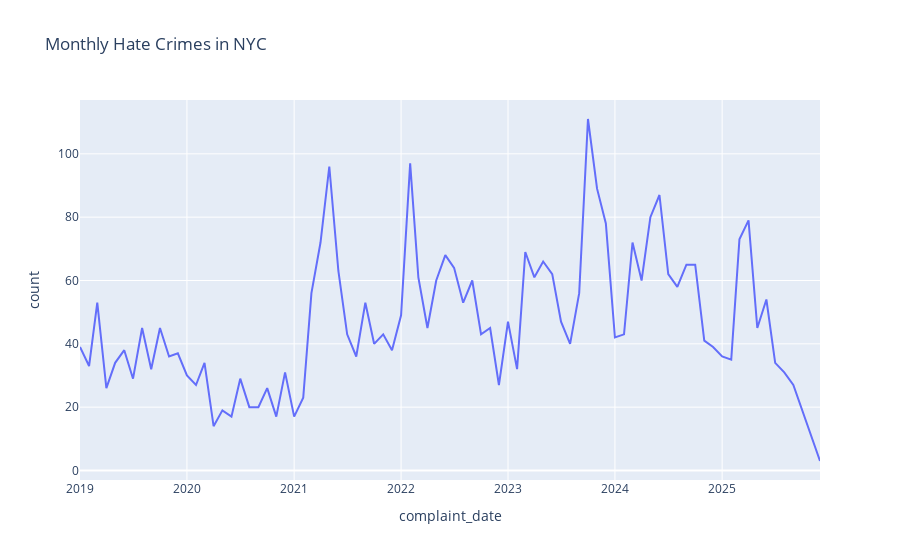
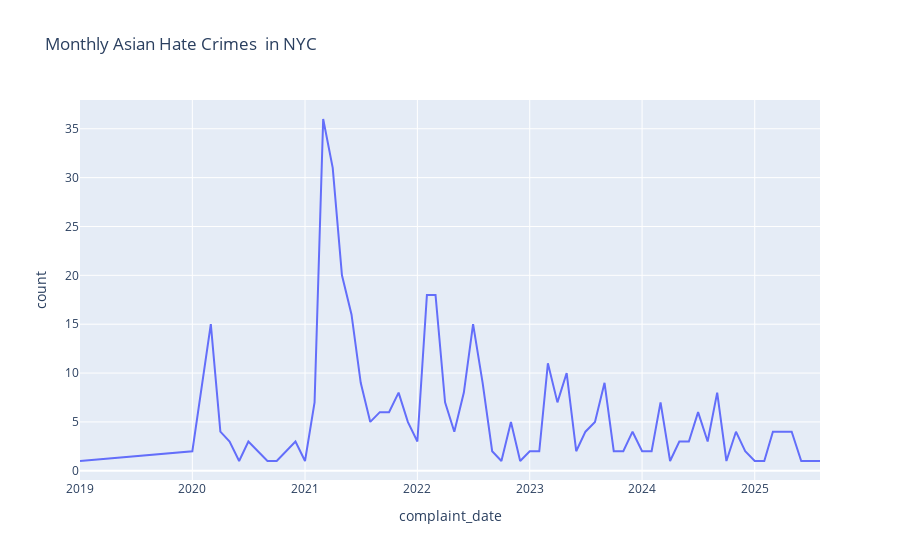

The cell these charts' notebook holds for them, in order:
### Markdown cell above
## Project 3
This project analyzes how hate crime incidents in New York City evolved during the COVID-19 pandemic and whether these trends correlate with COVID-19 case numbers.

## Prompt
- **Dataset(s) to be used:**
NYC Open Data: NYPD Hate Crimes
Dataset containing confirmed hate crime incidents in NYC
URL: https://data.cityofnewyork.us/Public-Safety/NYPD-Hate-Crimes/bqiq-cu78/about_data

- **Analysis question:** 
How did the pattern and severity of Anti-Asian hate crimes in New York City change before and during the COVID-19 pandemic, and to what extent did violent offenses (such as assaults) increase in 2021 compared with the pre-COVID period?

- **Columns that will (likely) be used:**
 ・ complaint_year_number  
 ・ month_number  
 ・ bias_motive_description  
 ・ offense_description  
 ・ complaint_date (created)
 ・ count (aggregated)
 ・ period (created for comparison)

- **Hypothesis**: 
I hypothesize that Anti-Asian hate crimes not only increased in frequency during the COVID-19 pandemic but also shifted in nature, with a substantially higher proportion of violent offenses—particularly assaults—occurring in 2021 compared with the pre-COVID period.

### Code cell
#import data
import pandas as pd
import plotly.express as px
import plotly.io as pio

pio.renderers.default = "notebook_connected+plotly_mimetype"

url = "https://data.cityofnewyork.us/resource/bqiq-cu78.csv?$limit=50000"
df = pd.read_csv(url)

# merge year and month
df["complaint_year_number"] = df["complaint_year_number"].astype(int)
df["month_number"] = df["month_number"].astype(int)

df["complaint_date"] = pd.to_datetime(
    df["complaint_year_number"].astype(str) + "-" + df["month_number"].astype(str).str.zfill(2) + "-01"
)

# group the counts of complain date
asian =  df[df["bias_motive_description"] == "ANTI-ASIAN"]

monthly =  df.groupby("complaint_date").size().reset_index(name="count")
asian_monthly = asian.groupby("complaint_date").size().reset_index(name="count")

# plot monthly-all and asian
fig = px.line(monthly, x="complaint_date", y="count", title="Monthly Hate Crimes in NYC")
fig.show()

fig = px.line(asian_monthly, x="complaint_date", y="count", title="Monthly Asian Hate Crimes  in NYC")
fig.show()
